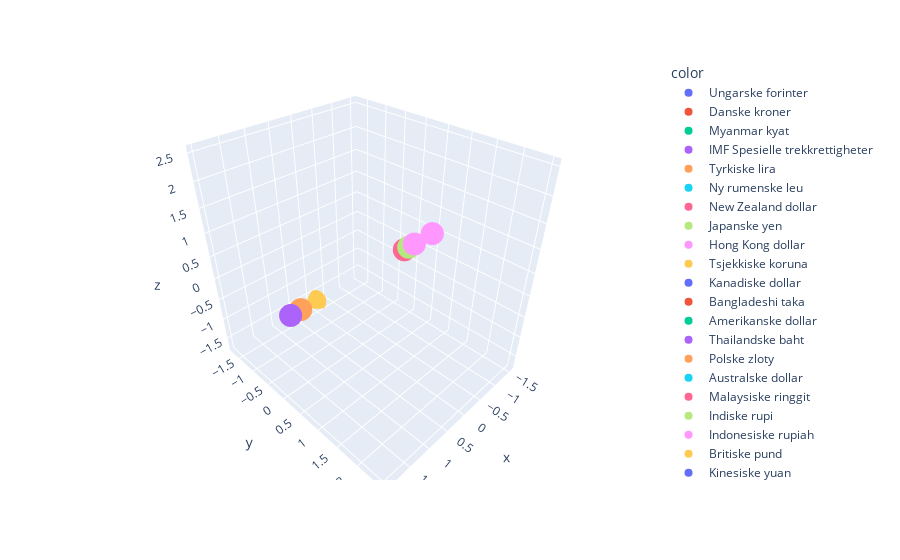

Notebook code for this chart:
### Code cell
# Plot the 3D data
fig = px.scatter_3d(x=T[:,0], y=T[:,1], z=T[:,1],color=df['Basisvaluta'])
# Show the plot
fig.show()

### Figure 1 — Plotly figure (JSON) as saved in the notebook; plotly's stock layout.template omitted (floating-point values rounded to 4 significant figures)
{"data": [{"hovertemplate": "color=Ungarske forinter<br>x=%{x}<br>y=%{y}<br>z=%{z}<extra></extra>", "legendgroup": "Ungarske forinter", "marker": {"color": "#636efa", "symbol": "circle"}, "mode": "markers", "name": "Ungarske forinter", "scene": "scene", "showlegend": true, "type": "scatter3d", "x": [-0.1401, -0.1401, -0.1401, -0.1401, -0.1401], "y": [1.103, 1.103, 1.103, 1.103, 1.103], "z": [1.103, 1.103, 1.103, 1.103, 1.103]}, {"hovertemplate": "color=Danske kroner<br>x=%{x}<br>y=%{y}<br>z=%{z}<extra></extra>", "legendgroup": "Danske kroner", "marker": {"color": "#EF553B", "symbol": "circle"}, "mode": "markers", "name": "Danske kroner", "scene": "scene", "showlegend": true, "type": "scatter3d", "x": [-1.531, -1.531, -1.531, -1.531, -1.531], "y": [-0.288, -0.288, -0.288, -0.288, -0.288], "z": [-0.288, -0.288, -0.288, -0.288, -0.288]}, {"hovertemplate": "color=Myanmar kyat<br>x=%{x}<br>y=%{y}<br>z=%{z}<extra></extra>", "legendgroup": "Myanmar kyat", "marker": {"color": "#00cc96", "symbol": "circle"}, "mode": "markers", "name": "Myanmar kyat", "scene": "scene", "showlegend": true, "type": "scatter3d", "x": [-0.1401, -0.1401, -0.1401, -0.1401, -0.1401], "y": [1.103, 1.103, 1.103, 1.103, 1.103], "z": [1.103, 1.103, 1.103, 1.103, 1.103]}, {"hovertemplate": "color=IMF Spesielle trekkrettigheter<br>x=%{x}<br>y=%{y}<br>z=%{z}<extra></extra>", "legendgroup": "IMF Spesielle trekkrettigheter", "marker": {"color": "#ab63fa", "symbol": "circle"}, "mode": "markers", "name": "IMF Spesielle trekkrettigheter", "scene": "scene", "showlegend": true, "type": "scatter3d", "x": [1.981, 1.981, 1.981, 1.981, 1.981], "y": [0.3727, 0.3727, 0.3727, 0.3727, 0.3727], "z": [0.3727, 0.3727, 0.3727, 0.3727, 0.3727]}, {"hovertemplate": "color=Tyrkiske lira<br>x=%{x}<br>y=%{y}<br>z=%{z}<extra></extra>", "legendgroup": "Tyrkiske lira", "marker": {"color": "#FFA15A", "symbol": "circle"}, "mode": "markers", "name": "Tyrkiske lira", "scene": "scene", "showlegend": true, "type": "scatter3d", "x": [-1.531, -1.531, -1.531, -1.531, -1.531], "y": [-0.288, -0.288, -0.288, -0.288, -0.288], "z": [-0.288, -0.288, -0.288, -0.288, -0.288]}, {"hovertemplate": "color=Ny rumenske leu<br>x=%{x}<br>y=%{y}<br>z=%{z}<extra></extra>", "legendgroup": "Ny rumenske leu", "marker": {"color": "#19d3f3", "symbol": "circle"}, "mode": "markers", "name": "Ny rumenske leu", "scene": "scene", "showlegend": true, "type": "scatter3d", "x": [-1.531, -1.531, -1.531, -1.531, -1.531], "y": [-0.288, -0.288, -0.288, -0.288, -0.288], "z": [-0.288, -0.288, -0.288, -0.288, -0.288]}, {"hovertemplate": "color=New Zealand dollar<br>x=%{x}<br>y=%{y}<br>z=%{z}<extra></extra>", "legendgroup": "New Zealand dollar", "marker": {"color": "#FF6692", "symbol": "circle"}, "mode": "markers", "name": "New Zealand dollar", "scene": "scene", "showlegend": true, "type": "scatter3d", "x": [1.286, 1.286, 1.286, 1.286, 1.286], "y": [-0.3229, -0.3229, -0.3229, -0.3229, -0.3229], "z": [-0.3229, -0.3229, -0.3229, -0.3229, -0.3229]}, {"hovertemplate": "color=Japanske yen<br>x=%{x}<br>y=%{y}<br>z=%{z}<extra></extra>", "legendgroup": "Japanske yen", "marker": {"color": "#B6E880", "symbol": "circle"}, "mode": "markers", "name": "Japanske yen", "scene": "scene", "showlegend": true, "type": "scatter3d", "x": [-0.1401, -0.1401, -0.1401, -0.1401, -0.1401], "y": [1.103, 1.103, 1.103, 1.103, 1.103], "z": [1.103, 1.103, 1.103, 1.103, 1.103]}, {"hovertemplate": "color=Hong Kong dollar<br>x=%{x}<br>y=%{y}<br>z=%{z}<extra></extra>", "legendgroup": "Hong Kong dollar", "marker": {"color": "#FF97FF", "symbol": "circle"}, "mode": "markers", "name": "Hong Kong dollar", "scene": "scene", "showlegend": true, "type": "scatter3d", "x": [1.286, 1.286, 1.286, 1.286, 1.286], "y": [-0.3229, -0.3229, -0.3229, -0.3229, -0.3229], "z": [-0.3229, -0.3229, -0.3229, -0.3229, -0.3229]}, {"hovertemplate": "color=Tsjekkiske koruna<br>x=%{x}<br>y=%{y}<br>z=%{z}<extra></extra>", "legendgroup": "Tsjekkiske koruna", "marker": {"color": "#FECB52", "symbol": "circle"}, "mode": "markers", "name": "Tsjekkiske koruna", "scene": "scene", "showlegend": true, "type": "scatter3d", "x": [-0.8356, -0.8356, -0.8356, -0.8356, -0.8356], "y": [0.4076, 0.4076, 0.4076, 0.4076, 0.4076], "z": [0.4076, 0.4076, 0.4076, 0.4076, 0.4076]}, {"hovertemplate": "color=Kanadiske dollar<br>x=%{x}<br>y=%{y}<br>z=%{z}<extra></extra>", "legendgroup": "Kanadiske dollar", "marker": {"color": "#636efa", "symbol": "circle"}, "mode": "markers", "name": "Kanadiske dollar", "scene": "scene", "showlegend": true, "type": "scatter3d", "x": [1.286, 1.286, 1.286, 1.286, 1.286], "y": [-0.3229, -0.3229, -0.3229, -0.3229, -0.3229], "z": [-0.3229, -0.3229, -0.3229, -0.3229, -0.3229]}, {"hovertemplate": "color=Bangladeshi taka<br>x=%{x}<br>y=%{y}<br>z=%{z}<extra></extra>", "legendgroup": "Bangladeshi taka", "marker": {"color": "#EF553B", "symbol": "circle"}, "mode": "markers", "name": "Bangladeshi taka", "scene": "scene", "showlegend": true, "type": "scatter3d", "x": [-1.531, -1.531, -1.531, -1.531, -1.531], "y": [-0.288, -0.288, -0.288, -0.288, -0.288], "z": [-0.288, -0.288, -0.288, -0.288, -0.288]}, {"hovertemplate": "color=Amerikanske dollar<br>x=%{x}<br>y=%{y}<br>z=%{z}<extra></extra>", "legendgroup": "Amerikanske dollar", "marker": {"color": "#00cc96", "symbol": "circle"}, "mode": "markers", "name": "Amerikanske dollar", "scene": "scene", "showlegend": true, "type": "scatter3d", "x": [1.286, 1.286, 1.286, 1.286, 1.286], "y": [-0.3229, -0.3229, -0.3229, -0.3229, -0.3229], "z": [-0.3229, -0.3229, -0.3229, -0.3229, -0.3229]}, {"hovertemplate": "color=Thailandske baht<br>x=%{x}<br>y=%{y}<br>z=%{z}<extra></extra>", "legendgroup": "Thailandske baht", "marker": {"color": "#ab63fa", "symbol": "circle"}, "mode": "markers", "name": "Thailandske baht", "scene": "scene", "showlegend": true, "type": "scatter3d", "x": [-0.8356, -0.8356, -0.8356, -0.8356, -0.8356], "y": [0.4076, 0.4076, 0.4076, 0.4076, 0.4076], "z": [0.4076, 0.4076, 0.4076, 0.4076, 0.4076]}, {"hovertemplate": "color=Polske zloty<br>x=%{x}<br>y=%{y}<br>z=%{z}<extra></extra>", "legendgroup": "Polske zloty", "marker": {"color": "#FFA15A", "symbol": "circle"}, "mode": "markers", "name": "Polske zloty", "scene": "scene", "showlegend": true, "type": "scatter3d", "x": [1.286, 1.286, 1.286, 1.286, 1.286], "y": [-0.3229, -0.3229, -0.3229, -0.3229, -0.3229], "z": [-0.3229, -0.3229, -0.3229, -0.3229, -0.3229]}, {"hovertemplate": "color=Australske dollar<br>x=%{x}<br>y=%{y}<br>z=%{z}<extra></extra>", "legendgroup": "Australske dollar", "marker": {"color": "#19d3f3", "symbol": "circle"}, "mode": "markers", "name": "Australske dollar", "scene": "scene", "showlegend": true, "type": "scatter3d", "x": [1.286, 1.286, 1.286, 1.286, 1.286], "y": [-0.3229, -0.3229, -0.3229, -0.3229, -0.3229], "z": [-0.3229, -0.3229, -0.3229, -0.3229, -0.3229]}, {"hovertemplate": "color=Malaysiske ringgit<br>x=%{x}<br>y=%{y}<br>z=%{z}<extra></extra>", "legendgroup": "Malaysiske ringgit", "marker": {"color": "#FF6692", "symbol": "circle"}, "mode": "markers", "name": "Malaysiske ringgit", "scene": "scene", "showlegend": true, "type": "scatter3d", "x": [1.286, 1.286, 1.286, 1.286, 1.286], "y": [-0.3229, -0.3229, -0.3229, -0.3229, -0.3229], "z": [-0.3229, -0.3229, -0.3229, -0.3229, -0.3229]}, {"hovertemplate": "color=Indiske rupi<br>x=%{x}<br>y=%{y}<br>z=%{z}<extra></extra>", "legendgroup": "Indiske rupi", "marker": {"color": "#B6E880", "symbol": "circle"}, "mode": "markers", "name": "Indiske rupi", "scene": "scene", "showlegend": true, "type": "scatter3d", "x": [-0.8356, -0.8356, -0.8356, -0.8356, -0.8356], "y": [0.4076, 0.4076, 0.4076, 0.4076, 0.4076], "z": [0.4076, 0.4076, 0.4076, 0.4076, 0.4076]}, {"hovertemplate": "color=Indonesiske rupiah<br>x=%{x}<br>y=%{y}<br>z=%{z}<extra></extra>", "legendgroup": "Indonesiske rupiah", "marker": {"color": "#FF97FF", "symbol": "circle"}, "mode": "markers", "name": "Indonesiske rupiah", "scene": "scene", "showlegend": true, "type": "scatter3d", "x": [1.251, 1.251, 1.251, 1.251, 1.251], "y": [2.494, 2.494, 2.494, 2.494, 2.494], "z": [2.494, 2.494, 2.494, 2.494, 2.494]}, {"hovertemplate": "color=Britiske pund<br>x=%{x}<br>y=%{y}<br>z=%{z}<extra></extra>", "legendgroup": "Britiske pund", "marker": {"color": "#FECB52", "symbol": "circle"}, "mode": "markers", "name": "Britiske pund", "scene": "scene", "showlegend": true, "type": "scatter3d", "x": [1.286, 1.286, 1.286, 1.286, 1.286], "y": [-0.3229, -0.3229, -0.3229, -0.3229, -0.3229], "z": [-0.3229, -0.3229, -0.3229, -0.3229, -0.3229]}, {"hovertemplate": "color=Kinesiske yuan<br>x=%{x}<br>y=%{y}<br>z=%{z}<extra></extra>", "legendgroup": "Kinesiske yuan", "marker": {"color": "#636efa", "symbol": "circle"}, "mode": "markers", "name": "Kinesiske yuan", "scene": "scene", "showlegend": true, "type": "scatter3d", "x": [-1.531, -1.531, -1.531, -1.531, -1.531], "y": [-0.288, -0.288, -0.288, -0.288, -0.288], "z": [-0.288, -0.288, -0.288, -0.288, -0.288]}, {"hovertemplate": "color=Brasilianske real<br>x=%{x}<br>y=%{y}<br>z=%{z}<extra></extra>", "legendgroup": "Brasilianske real", "marker": {"color": "#EF553B", "symbol": "circle"}, "mode": "markers", "name": "Brasilianske real", "scene": "scene", "showlegend": true, "type": "scatter3d", "x": [1.286, 1.286, 1.286, 1.286, 1.286], "y": [-0.3229, -0.3229, -0.3229, -0.3229, -0.3229], "z": [-0.3229, -0.3229, -0.3229, -0.3229, -0.3229]}, {"hovertemplate": "color=Vietnamesiske dong<br>x=%{x}<br>y=%{y}<br>z=%{z}<extra></extra>", "legendgroup": "Vietnamesiske dong", "marker": {"color": "#00cc96", "symbol": "circle"}, "mode": "markers", "name": "Vietnamesiske dong", "scene": "scene", "showlegend": true, "type": "scatter3d", "x": [-0.1401, -0.1401, -0.1401, -0.1401, -0.1401], "y": [1.103, 1.103, 1.103, 1.103, 1.103], "z": [1.103, 1.103, 1.103, 1.103, 1.103]}, {"hovertemplate": "color=Belarusiske nye rubler<br>x=%{x}<br>y=%{y}<br>z=%{z}<extra></extra>", "legendgroup": "Belarusiske nye rubler", "marker": {"color": "#ab63fa", "symbol": "circle"}, "mode": "markers", "name": "Belarusiske nye rubler", "scene": "scene", "showlegend": true, "type": "scatter3d", "x": [1.286, 1.286, 1.286, 1.286, 1.286], "y": [-0.3229, -0.3229, -0.3229, -0.3229, -0.3229], "z": [-0.3229, -0.3229, -0.3229, -0.3229, -0.3229]}, {"hovertemplate": "color=Industriens effektive valutakurs<br>x=%{x}<br>y=%{y}<br>z=%{z}<extra></extra>", "legendgroup": "Industriens effektive valutakurs", "marker": {"color": "#FFA15A", "symbol": "circle"}, "mode": "markers", "name": "Industriens effektive valutakurs", "scene": "scene", "showlegend": true, "type": "scatter3d", "x": [-0.1052, -0.1052, -0.1052, -0.1052, -0.1052], "y": [-1.714, -1.714, -1.714, -1.714, -1.714], "z": [-1.714, -1.714, -1.714, -1.714, -1.714]}, {"hovertemplate": "color=Singapore dollar<br>x=%{x}<br>y=%{y}<br>z=%{z}<extra></extra>", "legendgroup": "Singapore dollar", "marker": {"color": "#19d3f3", "symbol": "circle"}, "mode": "markers", "name": "Singapore dollar", "scene": "scene", "showlegend": true, "type": "scatter3d", "x": [1.286, 1.286, 1.286, 1.286, 1.286], "y": [-0.3229, -0.3229, -0.3229, -0.3229, -0.3229], "z": [-0.3229, -0.3229, -0.3229, -0.3229, -0.3229]}, {"hovertemplate": "color=Pakistanske rupi<br>x=%{x}<br>y=%{y}<br>z=%{z}<extra></extra>", "legendgroup": "Pakistanske rupi", "marker": {"color": "#FF6692", "symbol": "circle"}, "mode": "markers", "name": "Pakistanske rupi", "scene": "scene", "showlegend": true, "type": "scatter3d", "x": [-0.8356, -0.8356, -0.8356, -0.8356, -0.8356], "y": [0.4076, 0.4076, 0.4076, 0.4076, 0.4076], "z": [0.4076, 0.4076, 0.4076, 0.4076, 0.4076]}, {"hovertemplate": "color=Meksikanske peso<br>x=%{x}<br>y=%{y}<br>z=%{z}<extra></extra>", "legendgroup": "Meksikanske peso", "marker": {"color": "#B6E880", "symbol": "circle"}, "mode": "markers", "name": "Meksikanske peso", "scene": "scene", "showlegend": true, "type": "scatter3d", "x": [-1.531, -1.531, -1.531, -1.531, -1.531], "y": [-0.288, -0.288, -0.288, -0.288, -0.288], "z": [-0.288, -0.288, -0.288, -0.288, -0.288]}, {"hovertemplate": "color=Ny israelsk shekel<br>x=%{x}<br>y=%{y}<br>z=%{z}<extra></extra>", "legendgroup": "Ny israelsk shekel", "marker": {"color": "#FF97FF", "symbol": "circle"}, "mode": "markers", "name": "Ny israelsk shekel", "scene": "scene", "showlegend": true, "type": "scatter3d", "x": [1.286, 1.286, 1.286, 1.286, 1.286], "y": [-0.3229, -0.3229, -0.3229, -0.3229, -0.3229], "z": [-0.3229, -0.3229, -0.3229, -0.3229, -0.3229]}, {"hovertemplate": "color=Importveid kursindeks<br>x=%{x}<br>y=%{y}<br>z=%{z}<extra></extra>", "legendgroup": "Importveid kursindeks", "marker": {"color": "#FECB52", "symbol": "circle"}, "mode": "markers", "name": "Importveid kursindeks", "scene": "scene", "showlegend": true, "type": "scatter3d", "x": [-0.1052, -0.1052, -0.1052, -0.1052, -0.1052], "y": [-1.714, -1.714, -1.714, -1.714, -1.714], "z": [-1.714, -1.714, -1.714, -1.714, -1.714]}, {"hovertemplate": "color=Euro<br>x=%{x}<br>y=%{y}<br>z=%{z}<extra></extra>", "legendgroup": "Euro", "marker": {"color": "#636efa", "symbol": "circle"}, "mode": "markers", "name": "Euro", "scene": "scene", "showlegend": true, "type": "scatter3d", "x": [1.286, 1.286, 1.286, 1.286, 1.286], "y": [-0.3229, -0.3229, -0.3229, -0.3229, -0.3229], "z": [-0.3229, -0.3229, -0.3229, -0.3229, -0.3229]}, {"hovertemplate": "color=Sveitsiske franc<br>x=%{x}<br>y=%{y}<br>z=%{z}<extra></extra>", "legendgroup": "Sveitsiske franc", "marker": {"color": "#EF553B", "symbol": "circle"}, "mode": "markers", "name": "Sveitsiske franc", "scene": "scene", "showlegend": true, "type": "scatter3d", "x": [-1.531, -1.531, -1.531, -1.531, -1.531], "y": [-0.288, -0.288, -0.288, -0.288, -0.288], "z": [-0.288, -0.288, -0.288, -0.288, -0.288]}, {"hovertemplate": "color=Bulgarske lev<br>x=%{x}<br>y=%{y}<br>z=%{z}<extra></extra>", "legendgroup": "Bulgarske lev", "marker": {"color": "#00cc96", "symbol": "circle"}, "mode": "markers", "name": "Bulgarske lev", "scene": "scene", "showlegend": true, "type": "scatter3d", "x": [-1.531, -1.531, -1.531, -1.531, -1.531], "y": [-0.288, -0.288, -0.288, -0.288, -0.288], "z": [-0.288, -0.288, -0.288, -0.288, -0.288]}, {"hovertemplate": "color=Islandske kroner<br>x=%{x}<br>y=%{y}<br>z=%{z}<extra></extra>", "legendgroup": "Islandske kroner", "marker": {"color": "#ab63fa", "symbol": "circle"}, "mode": "markers", "name": "Islandske kroner", "scene": "scene", "showlegend": true, "type": "scatter3d", "x": [-1.531, -1.531, -1.531, -1.531, -1.531], "y": [-0.288, -0.288, -0.288, -0.288, -0.288], "z": [-0.288, -0.288, -0.288, -0.288, -0.288]}, {"hovertemplate": "color=Sørafrikanske rand<br>x=%{x}<br>y=%{y}<br>z=%{z}<extra></extra>", "legendgroup": "Sørafrikanske rand", "marker": {"color": "#FFA15A", "symbol": "circle"}, "mode": "markers", "name": "Sørafrikanske rand", "scene": "scene", "showlegend": true, "type": "scatter3d", "x": [1.286, 1.286, 1.286, 1.286, 1.286], "y": [-0.3229, -0.3229, -0.3229, -0.3229, -0.3229], "z": [-0.3229, -0.3229, -0.3229, -0.3229, -0.3229]}, {"hovertemplate": "color=Nye taiwanske dollar<br>x=%{x}<br>y=%{y}<br>z=%{z}<extra></extra>", "legendgroup": "Nye taiwanske dollar", "marker": {"color": "#19d3f3", "symbol": "circle"}, "mode": "markers", "name": "Nye taiwanske dollar", "scene": "scene", "showlegend": true, "type": "scatter3d", "x": [-0.8356, -0.8356, -0.8356, -0.8356, -0.8356], "y": [0.4076, 0.4076, 0.4076, 0.4076, 0.4076], "z": [0.4076, 0.4076, 0.4076, 0.4076, 0.4076]}, {"hovertemplate": "color=Svenske kroner<br>x=%{x}<br>y=%{y}<br>z=%{z}<extra></extra>", "legendgroup": "Svenske kroner", "marker": {"color": "#FF6692", "symbol": "circle"}, "mode": "markers", "name": "Svenske kroner", "scene": "scene", "showlegend": true, "type": "scatter3d", "x": [-1.531, -1.531, -1.531, -1.531, -1.531], "y": [-0.288, -0.288, -0.288, -0.288, -0.288], "z": [-0.288, -0.288, -0.288, -0.288, -0.288]}, {"hovertemplate": "color=Filippinske peso<br>x=%{x}<br>y=%{y}<br>z=%{z}<extra></extra>", "legendgroup": "Filippinske peso", "marker": {"color": "#B6E880", "symbol": "circle"}, "mode": "markers", "name": "Filippinske peso", "scene": "scene", "showlegend": true, "type": "scatter3d", "x": [-0.8356, -0.8356, -0.8356, -0.8356, -0.8356], "y": [0.4076, 0.4076, 0.4076, 0.4076, 0.4076], "z": [0.4076, 0.4076, 0.4076, 0.4076, 0.4076]}, {"hovertemplate": "color=Sørkoreanske won<br>x=%{x}<br>y=%{y}<br>z=%{z}<extra></extra>", "legendgroup": "Sørkoreanske won", "marker": {"color": "#FF97FF", "symbol": "circle"}, "mode": "markers", "name": "Sørkoreanske won", "scene": "scene", "showlegend": true, "type": "scatter3d", "x": [-0.1401, -0.1401, -0.1401, -0.1401, -0.1401], "y": [1.103, 1.103, 1.103, 1.103, 1.103], "z": [1.103, 1.103, 1.103, 1.103, 1.103]}], "layout": {"legend": {"title": {"text": "color"}, "tracegroupgap": 0}, "margin": {"t": 60}, "scene": {"domain": {"x": [0, 1], "y": [0, 1]}, "xaxis": {"title": {"text": "x"}}, "yaxis": {"title": {"text": "y"}}, "zaxis": {"title": {"text": "z"}}}}}
